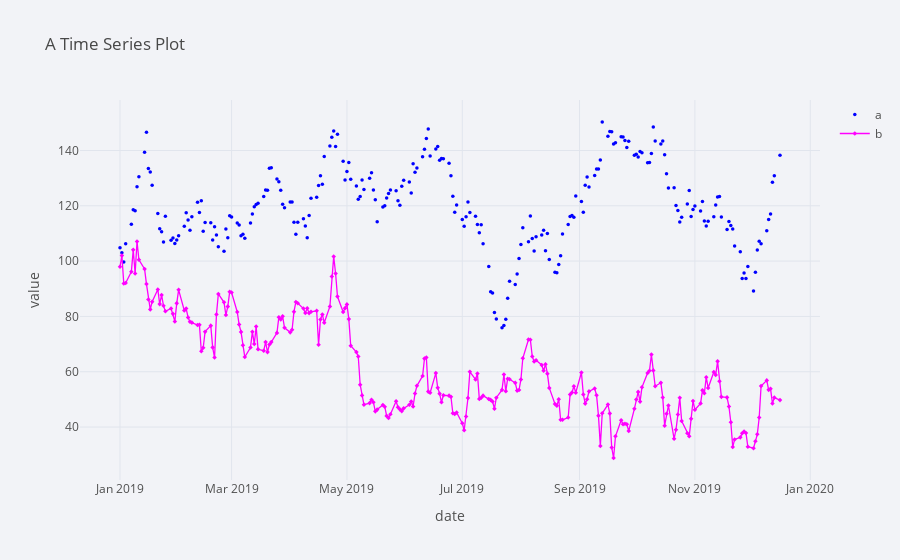

Write notebook code for a chart like this one.
### Code cell
plyo.iplot(
         df[['a', 'b']].iplot(asFigure=True,
         theme='polar', 
         title='A Time Series Plot', 
         xTitle='date', 
         yTitle='value', 
         mode={'a': 'markers', 'b': 'lines+markers'}, 
         symbol={'a': 'circle', 'b': 'diamond'}, 
         size=3.5, 
         colors={'a': 'blue', 'b': 'magenta'}, 
         ),
         # image='png',
 filename='ply_02'
 )

### Figure 1 — Plotly figure (JSON) as saved in the notebook; plotly's stock layout.template omitted (floating-point values rounded to 4 significant figures; data arrays with more than 128 entries replaced by an {"elided": "..."} marker saying what was removed)
{"data": [{"line": {"color": "blue", "dash": "solid", "shape": "linear", "width": 1.3}, "marker": {"size": 3.5, "symbol": "circle"}, "mode": "markers", "name": "a", "text": "", "type": "scatter", "x": {"elided": "250 str values"}, "y": {"elided": "250 float values"}}, {"line": {"color": "magenta", "dash": "solid", "shape": "linear", "width": 1.3}, "marker": {"size": 3.5, "symbol": "diamond"}, "mode": "lines+markers", "name": "b", "text": "", "type": "scatter", "x": {"elided": "250 str values"}, "y": {"elided": "250 float values"}}], "layout": {"legend": {"bgcolor": "#F2F3F7", "font": {"color": "#505050"}}, "paper_bgcolor": "#F2F3F7", "plot_bgcolor": "#F2F3F7", "title": {"font": {"color": "#484848"}, "text": "A Time Series Plot"}, "xaxis": {"gridcolor": "#E1E5ED", "showgrid": true, "tickfont": {"color": "#505050"}, "title": {"font": {"color": "#505050"}, "text": "date"}, "zerolinecolor": "#E1E5ED"}, "yaxis": {"gridcolor": "#E1E5ED", "showgrid": true, "tickfont": {"color": "#505050"}, "title": {"font": {"color": "#505050"}, "text": "value"}, "zerolinecolor": "#E1E5ED"}}}
